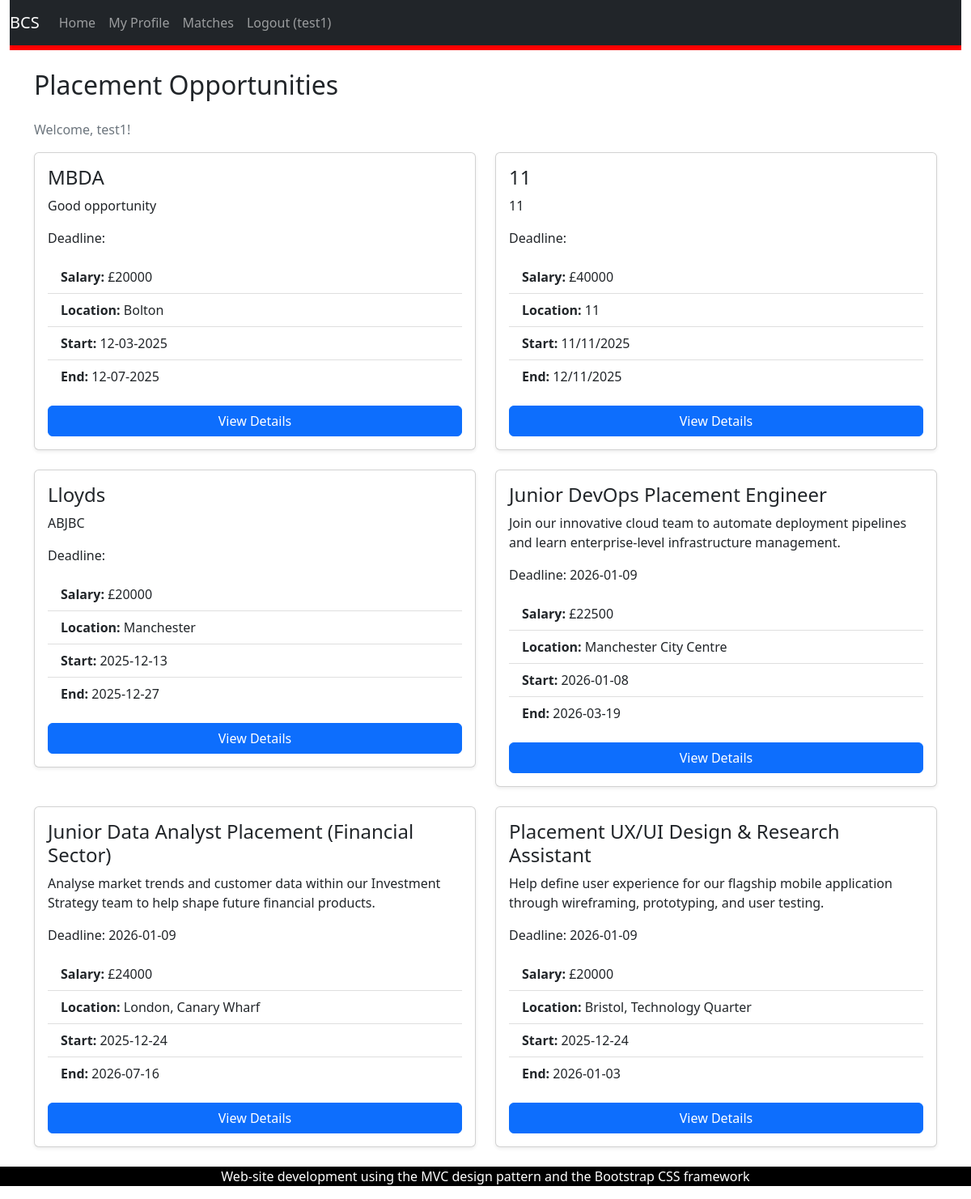
The page /studentMatches.php (signed in) on the database as committed earlier.
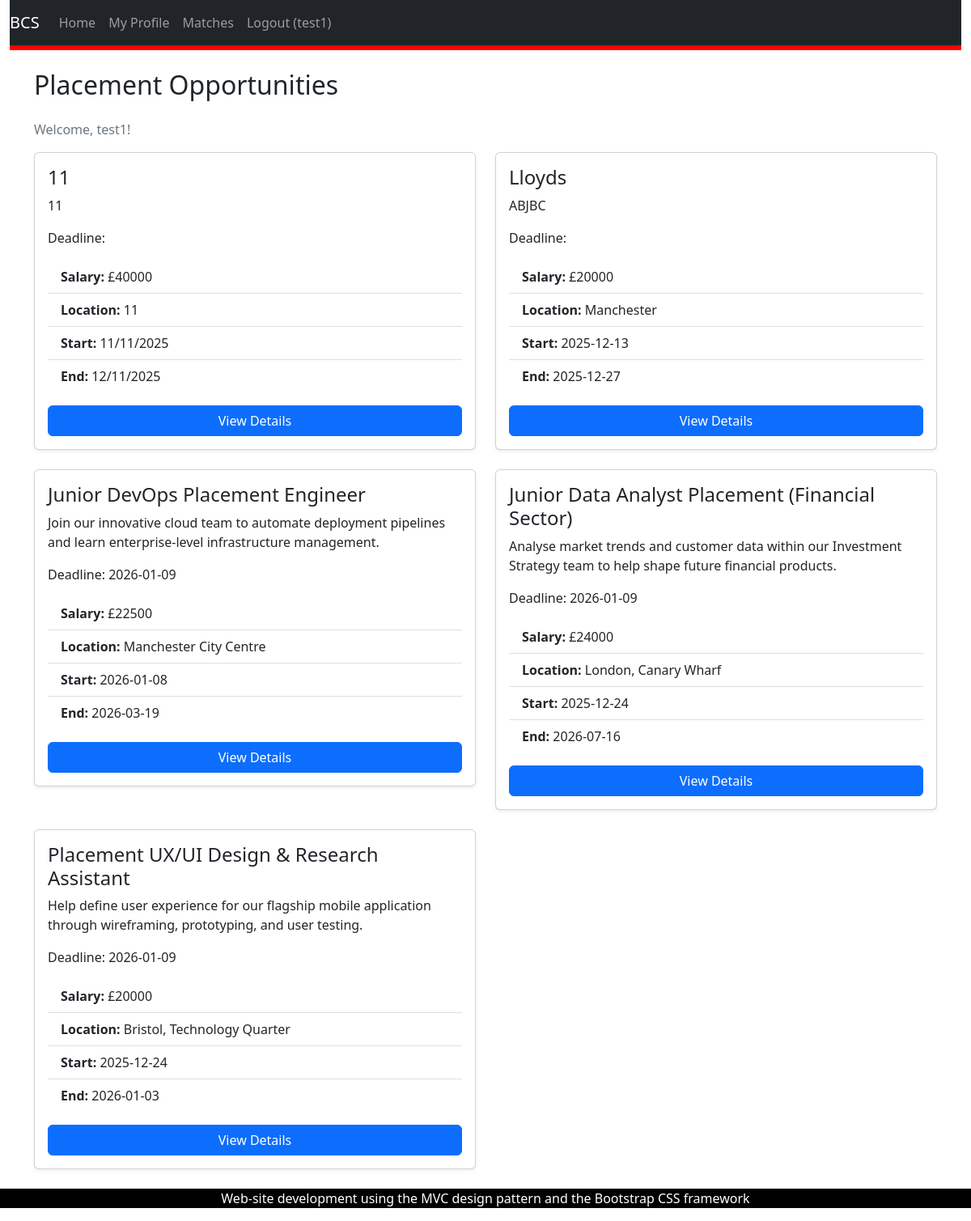
The same page on the database as committed later.
### tables this page shows
CREATE TABLE "placement_opportunity"
(
    placement_ID  INTEGER
        primary key autoincrement,
    employer_ID   INTEGER
        references users,
    title         TEXT not null,
    description   TEXT not null,
    salary        INT,
    location      TEXT not null,
    start_date    DATE not null,
    end_date      DATE not null,
    status        TEXT,
    deadline      DATE,
    date_posted   DATE default NULL,
    about_company TEXT,
    what_we_offer TEXT
);

### studentMatches.php (called while the page is built, shortened)
<?php
require_once('Models/PlacementsDataSet.php');
$placementsDataSet = new PlacementsDataSet();
$placements = $placementsDataSet->fetchAllPosts();
require_once("Views/studentListings.phtml");

### Models/Database.php (called while the page is built, shortened)
<?php
class Database {
    protected static $_dbInstance = null;
    protected $_dbHandle;
    public static function getInstance() {
        if(self::$_dbInstance === null) {
            self::$_dbInstance = new self();
        }
        return self::$_dbInstance;
    }
    private function __construct() {
        try {
            $this->_dbHandle = new PDO("sqlite:identifier.sqlite");
        }
        catch (PDOException $e) {
            echo $e->getMessage();
        }
    }
    public function getdbConnection() {
        return $this->_dbHandle;
    }
}

### Models/PlacementsDataSet.php (called while the page is built, shortened)
<?php
require_once('Database.php');
require_once('PlacementsData.php');
class PlacementsDataSet {
    protected $_dbHandle, $_dbInstance;
    public function __construct() {
        $this->_dbInstance = Database::getInstance();
        $this->_dbHandle = $this->_dbInstance->getdbConnection();
    }
    public function fetchAllPosts() {
        $sqlQuery = 'SELECT * FROM placement_opportunity;';
        $statement = $this->_dbHandle->prepare($sqlQuery);
        $statement->execute();
        $dataSet = [];
        while ($row = $statement->fetch()) {
            $dataSet[] = new PlacementsData($row);
        }
        return $dataSet;
    }
}

### Models/PlacementsData.php (called while the page is built, shortened)
<?php
class PlacementsData {
    protected $placement_id, $employer_id, $title, $description,$salary, $location, $start_date, $end_date, $status, $deadline, $date_posted, $about_company, $what_we_offer;
    public function __construct($dbRow) {
        $this->placement_id = $dbRow['placement_ID'];
        $this->title = $dbRow['title'];
        $this->description = $dbRow['description'];
        $this->salary = $dbRow['salary'];
        $this->location = $dbRow['location'];
        $this->start_date = $dbRow['start_date'];
        $this->end_date = $dbRow['end_date'];
        $this->deadline = $dbRow['deadline'] ?? null;
    }
    public function getPlacementID() {
        return $this->placement_id;
    }
    public function getTitle() {
        return $this->title;
    }
    public function getDescription() {
        return $this->description;
    }
    public function getSalary() {
        return $this->salary;
    }
    public function getLocation() {
        return $this->location;
    }
    public function getStartDate() {
        return $this->start_date;
    }
    public function getEndDate() {
        return $this->end_date;
    }
    public function getDeadline() {
        return $this->deadline;
    }
}

### Views/studentListings.phtml (the view)
<?php require('template/header.phtml'); ?>
    <div class="container mt-4">
        <h2 class="mb-4">Placement Opportunities</h2>
        <p class="text-muted">Welcome, <?= $_SESSION['name']; ?>!</p>
        <div class="row">
            <?php foreach ($placements as $placement) { ?>
                <div class="col-md-6 mb-4">
                    <div class="card shadow-sm">
                        <div class="card-body">
                            <h4 class="card-title"><?= $placement->getTitle(); ?></h4>
                            <p class="card-text"><?= $placement->getDescription(); ?></p>
                            <div class="w3-panel w3-red">
                                <p>Deadline: <?php echo $placement->getDeadline(); ?></p>
                            </div>
                            <ul class="list-group list-group-flush mb-3">
                                <li class="list-group-item"><strong>Salary:</strong> £<?= $placement->getSalary(); ?></li>
                                <li class="list-group-item"><strong>Location:</strong> <?= $placement->getLocation(); ?></li>
                                <li class="list-group-item"><strong>Start:</strong> <?= $placement->getStartDate(); ?></li>
                                <li class="list-group-item"><strong>End:</strong> <?= $placement->getEndDate(); ?></li>
                            </ul>
                            <form action="view_details.php" method="POST">
                                <button type="submit" class="btn btn-primary w-100" name ="view" value="<?php echo $placement->getPlacementID() ?>">
                                    View Details
                                </button>
                            </form>
                        </div>
                    </div>
                </div>
            <?php } ?>
        </div>
    </div>
    </div>
<?php require('template/footer.phtml'); ?>

Rows that differ between the two databases and show on the page:
removed placement_opportunity: title "MBDA", description "Good opportunity", salary "20000", location "Bolton", start_date "12-03-2025", end_date "12-07-2025", $placement->getPlacementID() 1 (drawn)
